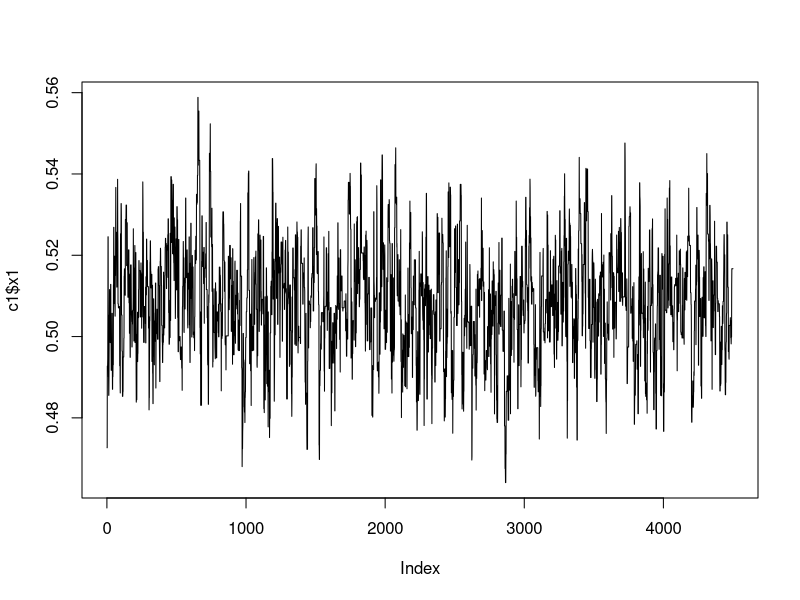

R code for this plot:
library(sna)

aggnet  <- function(w, g1=ga, g2=gb, g3=gc) { # agg net given weights w {{{
  w <- w/sum(w)
  agg <-  w[1]*g1+w[2]*g2+w[3]*g3
} #}}}

tracefxn <- function(agg, stepprob=NULL) { #generate trace of variable length{{{
  # given (weighted) agg network
  s <- sample(1:ncol(agg),1)
  steps <- sample(3:25, 1, prob=stepprob)
  vsteps <- matrix(NA, nr=1, nc=25)
  vsteps[1]=s
  for (i in 2:steps) {
    cur <- vsteps[i-1]
    vsteps[i] <- sample(1:ncol(agg), 1, prob=agg[cur,])
  }
  vsteps
} #}}}

llktraces <- function(w, trace, g1, g2, g3) { # compute llk given w of trace {{{
# something to think about this weights each trace, not each transition equally
  eagg  <- aggnet(w)
  prob <- matrix(NA, nr=1, nc=24)
  for (i in 2:sum(is.finite(trace))) {
    prob[i-1] <- eagg[trace[i-1], trace[i]]
  }
  prob[prob==0] <- .001
  sum(log(prob), na.rm=T)
}# }}}

llkcalc <- function(w, data) { # compute llk given w and data {{{
  sum(sapply(1:nrow(data), function(x) llktraces(w, data[x,])))
} #}}}

mcmc <- function(data, iters, std) { # run mcmc iters times on data {{{
  x0 <- runif(3)
  x0 <- x0/sum(x0)
  lk_old <- llkcalc(x0, data)
  res <- matrix(NA, nc=8, nrow=iters)
  colnames(res) <- c('x1', 'x2', 'x3', 'tllk', 'x1star', 'x2star', 'x3star', 
                     'reject')
  x_old <- x0
  res[1,1:3] <- x0
  res[1,4] <- lk_old
  for (i in 2:iters) {
    x_old <- res[i-1,1:3] # pull the last used weights
    lk_old <- res[i-1,4]  # pull the llk of those weights
    x_star <- x_old+rnorm(3, mean=0, sd=std) # new weights
    x_star[x_star<0]=0 # prevent a weight from being negative (note this messes
                       # symmetry which we should fix later)
    x_star <-  x_star/sum(x_star) # renormalize weights, also may mess up sym.
    res[i,5:7] <- x_star # store that so we can make sure we're doing things right
    lk_star <- llkcalc(x_star, data) # compute llk of xstar
    if (lk_star > lk_old) { # always accept if new proposal is better
      res[i,1:3] <- x_star
      res[i,4] <- lk_star
      res[i,8] <- 0
    } else { # if new proposal isn't better sometimes we should still take it
      a <- lk_old # helps with overflow and underflow, shift mean of log
      st <- exp(lk_star-a)/(exp(lk_star-a)+1) 
      #prop of star / sum(prop of star+prop of old) but prop of old is exp(0)=1
      ol <- 1/(exp(lk_star)+1) # proportion of old/ total proportion
      alpha <- st/ol # ratio of the two proportions
      u <- runif(1)
      if (u <= alpha) {# accept x_star
        res[i,1:3] <- x_star
        res[i,4] <- lk_star
        res[i,8] <- 0
      } else { # reject x_star
        res[i,1:3] <- x_old
        res[i,4] <- lk_old
        res[i,8] <- 1
      }
    }
  }
  res <- res[-1,]
  res <- as.data.frame(res)
} #}}}

weights <- c(.5,.2, .3)
ga <- rgraph(100, tprob=.2, mode='graph')
gb <- rgraph(100, tprob=.2, mode='graph')
gc <- rgraph(100, tprob=.2, mode='graph')

agg <- aggnet(weights)

data <- t(sapply(1:100, function(x) tracefxn(agg)))


tt <- mcmc(data,500,.015) #std chosen so acceptance prob is around .44 
                          # (Gelman, Robers, Gilks 1996) Efficient Metropolis...


c1 <- mcmc(data,5000,.015)
c1 <- c1[500:4999,] # remove burn in
plot(c1$x1, type='l') # check for mixing (should look hairballish)
apply(c1[,1:3],2,mean) # parameter estimate

# now that I have found the right std, run for a long time and for multiple
# chains
mres <- sapply(1:10, function(x) {res <- mcmc(data,500,.015);
                                  apply(res[200:499,1:3],2,mean)})
apply(mres,1,mean)
